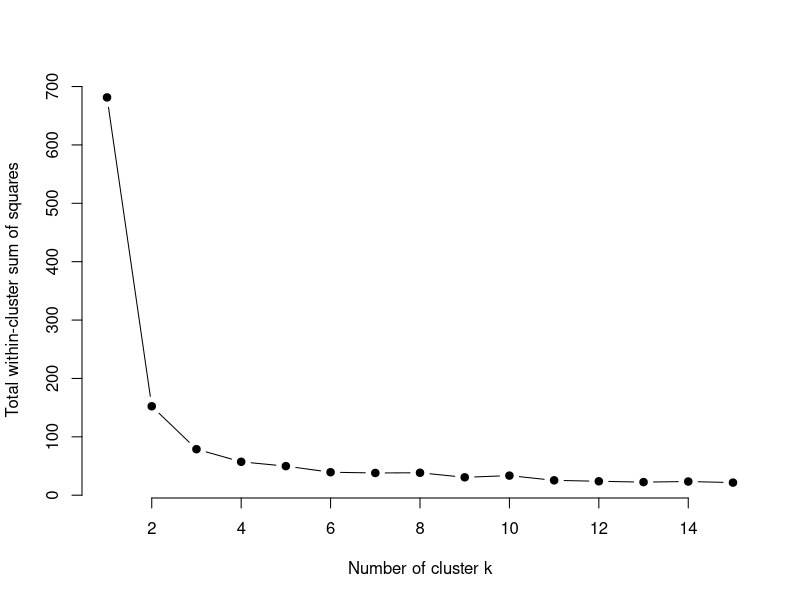
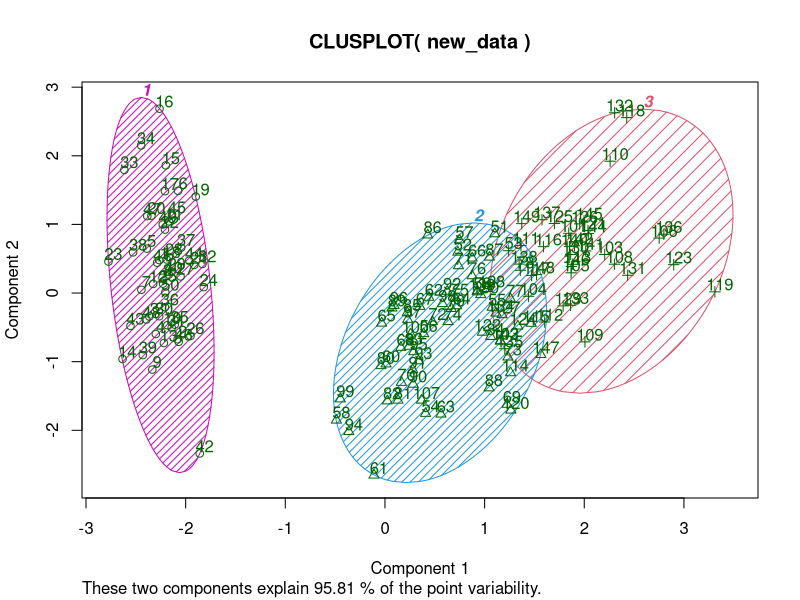
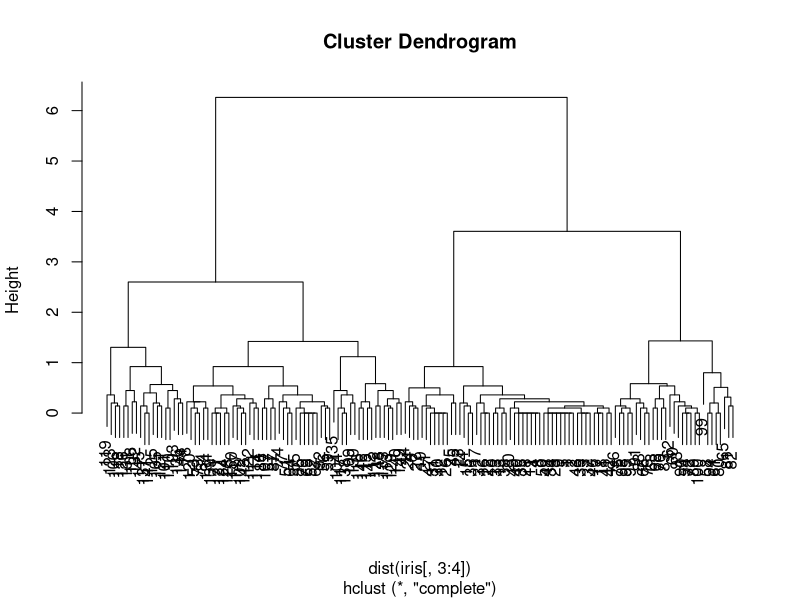

The R script that drew these images, in order: (Note: this script raises an error after producing the figures.)
"k-means clustering"
data("iris")
names(iris)
new_data<-subset(iris,select = c(-Species))
new_data
cl=kmeans(new_data,3)
data <- new_data
wss <- sapply(1:15,function(k){kmeans(data,k)$tot.withinss})
wss
plot(1:15,wss,type="b",pch=19,frame=FALSE,xlab="Number of cluster k",ylab = "Total within-cluster sum of squares")
install.packages("cluster")
library(cluster)
clusplot(new_data , cl$cluster , color=TRUE , shade=TRUE , labels = 2 , line=0)
cl$cluster
cl$clusters
"agglomarative clustering"
cluster <- hclust(dist(iris[,3:4]))
plot(cluster)
clusterCut <- cutree(cluster,3)
table(clusterCut,iris$Species)
install.packages("ggplot2",dependencies = TRUE)
library(ggplot2)
ggplot(iris,aes(Petal.Length,Petal.Width,color=iris$Species))+geom_point(alpha=0.4,size=3.5)+geom+point(col=clusterCut)+scale_color_manual(values=c('black','red','green'))
cluster <- hclust(dist(iris[,3:4]),method = 'average')
clusterCut1 <- cutree(clusters,3)
table(clusterCut1,iris$Species)
plot(clusters)
install.packages("ggplot2")
library(ggplot2)
ggplot2(iris,aes(Petal.Length,Petal.Width,color=iris$Species))+geom_point(alpha=0.4,size=3.5)+geom+point(col=clusterCut1)+scale_color_manual(values=c('pink','red','yellow'))